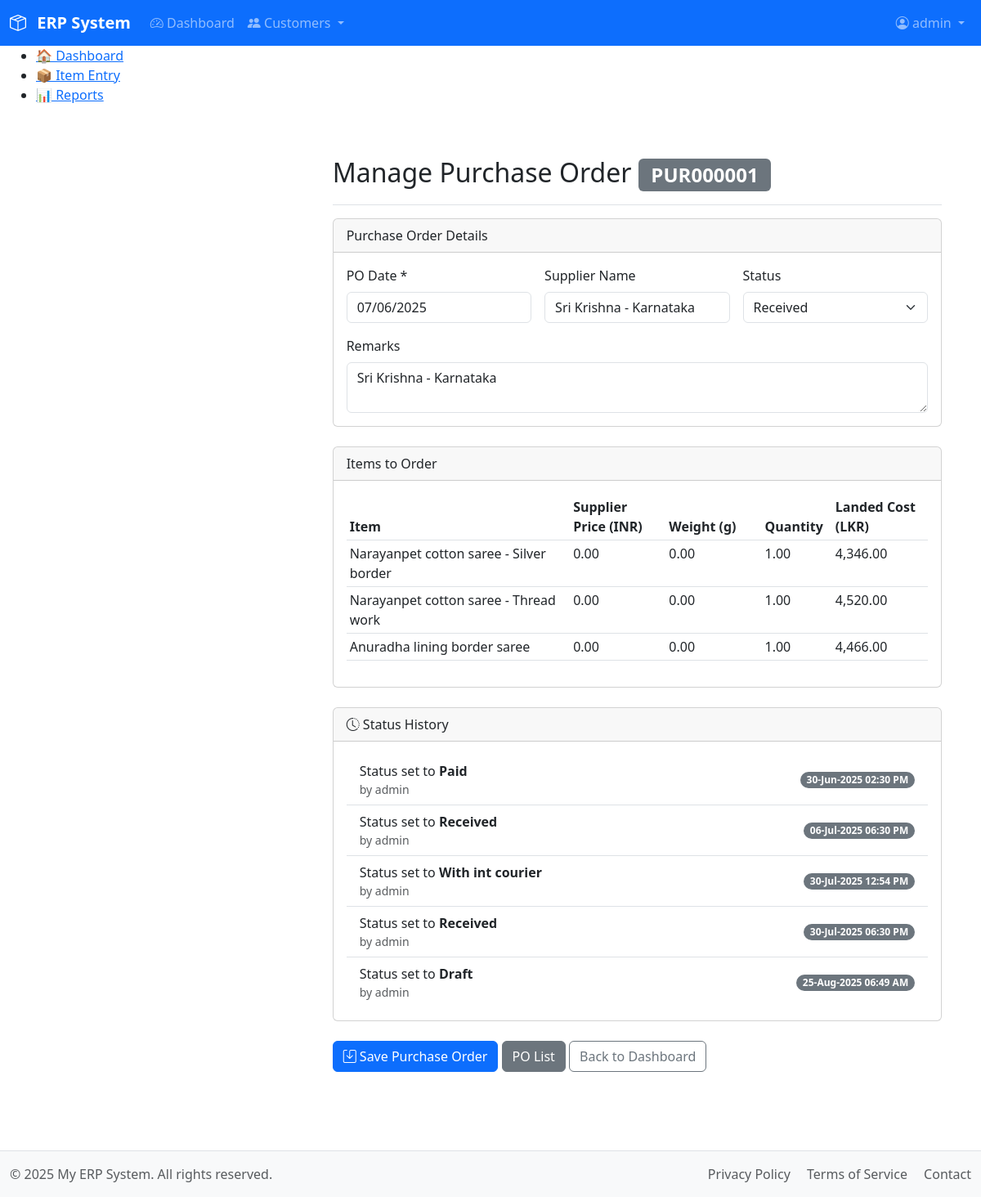
Before: /modules/purchase/entry_purchase_order.php?purchase_order_id=PUR000001 (signed in) with the older database file.
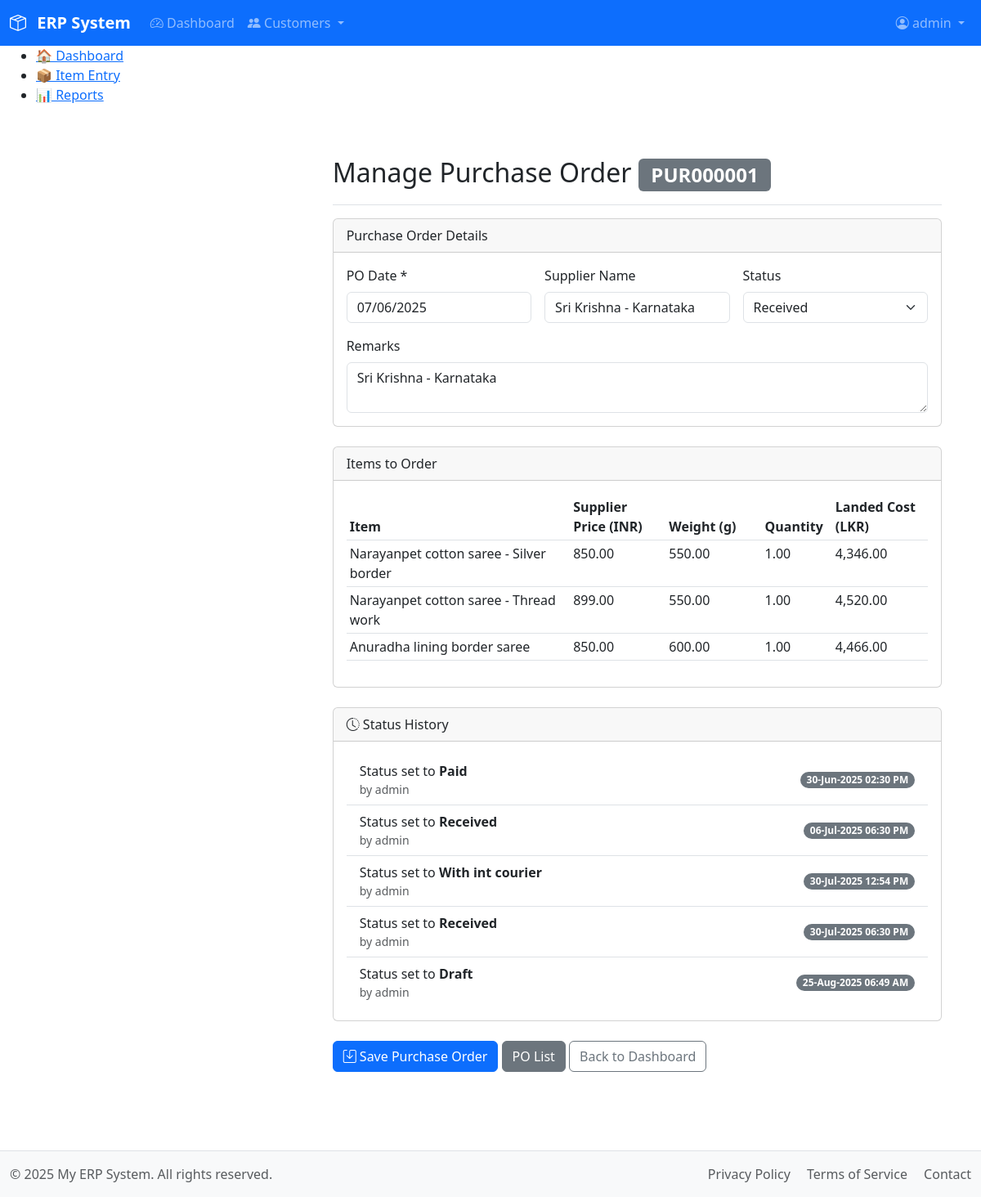
After: the same page with the newer database file.
### tables this page shows
CREATE TABLE `purchase_order_items` (
  `po_item_id` int(11) NOT NULL AUTO_INCREMENT,
  `purchase_order_id` varchar(10) NOT NULL,
  `item_id` varchar(10) NOT NULL,
  `supplier_price` decimal(10,2) NOT NULL DEFAULT 0.00 COMMENT 'Price from supplier in their currency, e.g., INR',
  `quantity` decimal(10,2) NOT NULL,
  `weight_grams` decimal(10,2) NOT NULL DEFAULT 0.00,
  `cost_price` decimal(10,2) NOT NULL,
  PRIMARY KEY (`po_item_id`),
  KEY `purchase_order_id` (`purchase_order_id`),
  KEY `item_id` (`item_id`),
  CONSTRAINT `fk_po_header` FOREIGN KEY (`purchase_order_id`) REFERENCES `purchase_orders` (`purchase_order_id`) ON DELETE CASCADE ON UPDATE CASCADE
);

CREATE TABLE `items` (
  `item_id` varchar(10) NOT NULL,
  `category_sub_id` varchar(10) NOT NULL,
  `name` varchar(150) NOT NULL,
  `uom` varchar(20) NOT NULL DEFAULT 'No',
  `description` text DEFAULT NULL,
  `created_at` timestamp NOT NULL DEFAULT current_timestamp(),
  `created_by` int(11) DEFAULT NULL,
  `created_by_name` varchar(50) DEFAULT NULL,
  `updated_at` timestamp NULL DEFAULT NULL ON UPDATE current_timestamp(),
  `updated_by` int(11) DEFAULT NULL,
  `updated_by_name` varchar(50) DEFAULT NULL,
  PRIMARY KEY (`item_id`),
  UNIQUE KEY `name` (`name`),
  KEY `category_sub_id` (`category_sub_id`),
  CONSTRAINT `fk_category_sub` FOREIGN KEY (`category_sub_id`) REFERENCES `categories_sub` (`category_sub_id`) ON DELETE CASCADE ON UPDATE CASCADE
);

### includes/functions.php (called while the page is built, shortened)
<?php
function get_purchase_order_details($purchase_order_id) {
    $db = db();
    $stmt_po = $db->prepare("SELECT * FROM purchase_orders WHERE purchase_order_id = ?");
    $stmt_po->bind_param("s", $purchase_order_id);
    $stmt_po->execute();
    $po = $stmt_po->get_result()->fetch_assoc();
    $stmt_items = $db->prepare("SELECT poi.*, i.name as item_name FROM purchase_order_items poi JOIN items i ON poi.item_id = i.item_id WHERE poi.purchase_order_id = ?");
    $stmt_items->bind_param("s", $purchase_order_id);
    $stmt_items->execute();
    $po['items'] = $stmt_items->get_result()->fetch_all(MYSQLI_ASSOC);
    $stmt_history = $db->prepare("SELECT * FROM purchase_order_status_history WHERE purchase_order_id = ? ORDER BY COALESCE(event_date, created_at) ASC");
    $stmt_history->bind_param("s", $purchase_order_id);
    $stmt_history->execute();
    $po['status_history'] = $stmt_history->get_result()->fetch_all(MYSQLI_ASSOC);
    $stmt_links = $db->prepare("
        SELECT
            l.sales_order_id,
            c.name as customer_name
        FROM po_so_links l
        JOIN orders o ON l.sales_order_id = o.order_id
        JOIN customers c ON o.customer_id = c.customer_id
        WHERE l.purchase_order_id = ?
        ORDER BY l.sales_order_id
    ");
    $stmt_links->bind_param("s", $purchase_order_id);
    $stmt_links->execute();
    $po['linked_sales_orders'] = $stmt_links->get_result()->fetch_all(MYSQLI_ASSOC);
    return $po;
}

### modules/purchase/entry_purchase_order.php (the view, shortened to what the changed rows need)
<?php
require_once __DIR__ . '/../../includes/functions.php';
$is_edit = false;
$po = null;
if (isset($_GET['purchase_order_id'])) {
    $po_id_to_load = trim($_GET['purchase_order_id']);
    $po = get_purchase_order_details($po_id_to_load);
    if ($po) {
        $is_edit = true;
    } else {
        $_SESSION['error_message'] = "Purchase Order #$po_id_to_load not found.";
        header("Location: /modules/purchase/list_purchase_order.php");
        exit;
    }
}
require_once __DIR__ . '/../../includes/header.php';
?>
<div class="container-fluid">
    <div class="row">
        <main class="col-md-9 ms-sm-auto col-lg-10 px-md-4">
            <div class="d-flex justify-content-between flex-wrap flex-md-nowrap align-items-center pt-3 pb-2 mb-3 border-bottom">
                <h2><?= $is_edit ? 'Manage Purchase Order <span class="badge bg-secondary">'.htmlspecialchars($po['purchase_order_id']).'</span>' : 'New Purchase Order' ?></h2>
            </div>
            <form method="POST" action="/modules/purchase/entry_purchase_order.php<?= $is_edit ? '?purchase_order_id=' . htmlspecialchars($po['purchase_order_id']) : '' ?>" class="needs-validation" id="poForm">
                <div class="card mt-4">
                    <div class="card-body">
                        <div class="table-responsive">
                            <table class="table table-sm">
                            <thead>
                                <tr>
                                    <th style="width: 35%;">Item</th>
                                    <th style="width: 15%;">Supplier Price (INR)</th>
                                    <th style="width: 15%;">Weight (g)</th>
                                    <th style="width: 10%;">Quantity</th>
                                    <th style="width: 15%;">Landed Cost (LKR)</th>
                                </tr>
                            </thead>
                                <tbody id="poItemRows">
                                    <?php if ($is_edit && !empty($po['items'])): ?>
                                        <?php foreach ($po['items'] as $item): ?>
                                        <tr>
                                            <td><?= htmlspecialchars($item['item_name']) ?></td>
                                            <td><?= htmlspecialchars(number_format($item['supplier_price'], 2)) ?></td>
                                            <td><?= htmlspecialchars(number_format($item['weight_grams'], 2)) ?></td>
                                            <td><?= htmlspecialchars(number_format($item['quantity'], 2)) ?></td>
                                            <td><?= htmlspecialchars(number_format($item['cost_price'], 2)) ?></td>
                                        </tr>
                                        <?php endforeach; ?>
                                    <?php endif; ?>
                                </tbody>
                            </table>
                        </div>
                    </div>
                </div>
            </form>
        </main>
    </div>
</div>
<?php require_once __DIR__ . '/../../includes/footer.php'; ?>

Changed rows visible on the page:
changed purchase_order_items "Narayanpet cotton saree - Silver border": supplier_price "0.00" → "850.00"; weight_grams "0.00" → "550.00"
changed purchase_order_items "Narayanpet cotton saree - Thread work": supplier_price "0.00" → "899.00"; weight_grams "0.00" → "550.00"
changed purchase_order_items "Anuradha lining border saree": supplier_price "0.00" → "850.00"; weight_grams "0.00" → "600.00"
